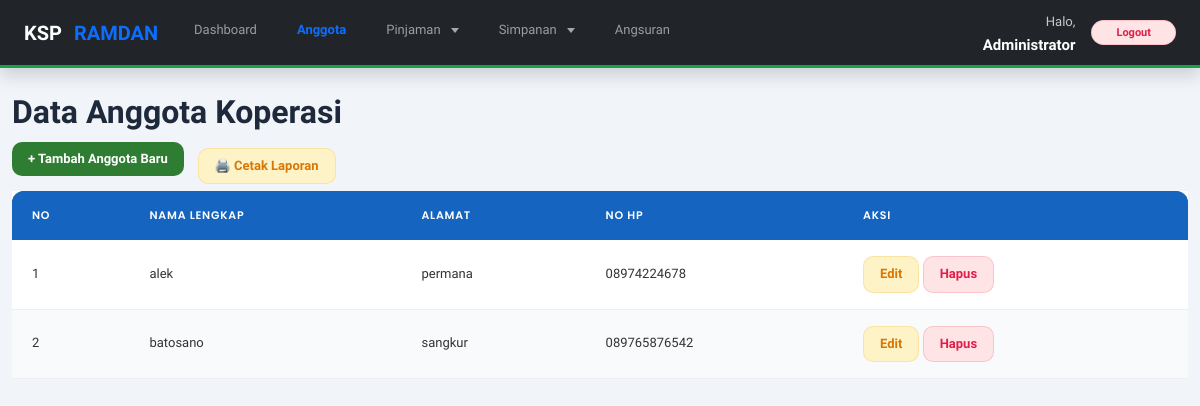
Page /data_anggota.php (signed in) on the earlier database version.
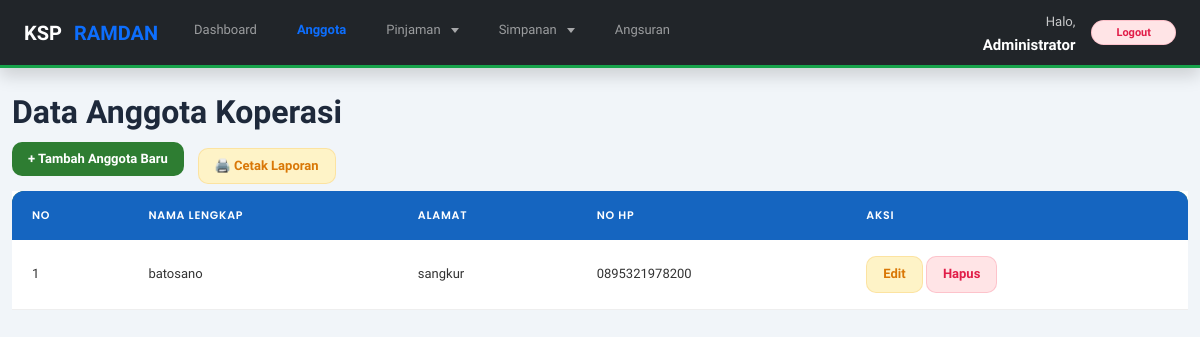
Same page on the later database version.
### tables this page shows
CREATE TABLE `tb_anggota_ramdan` (
  `id_anggota` int(11) NOT NULL,
  `nama` varchar(100) NOT NULL,
  `alamat` text DEFAULT NULL,
  `no_hp` varchar(20) DEFAULT NULL,
  `tanggal_daftar` date NOT NULL
);

### data_anggota.php (the view, shortened to what this page needs)
<!DOCTYPE html>
<html>
<?php
include 'koneksi.php';
$query = mysqli_query($koneksi, "SELECT * FROM tb_anggota_ramdan ORDER BY id_anggota DESC");
include 'header.php';
?>
    <h2>Data Anggota Koperasi</h2>
    <a href="tambah_anggota.php" class="btn" style="margin-bottom: 15px;">+ Tambah Anggota Baru</a>
    <a href="cetak_anggota.php" target="_blank" class="btn btn-warning" style="margin-left: 10px;">🖨️ Cetak Laporan</a>
    <table>
        <thead>
            <tr>
                <th>No</th>
                <th>Nama Lengkap</th>
                <th>Alamat</th>
                <th>No HP</th>
                <th>Aksi</th>
            </tr>
        </thead>
        <tbody>
            <?php
            $no = 1;
            while($data = mysqli_fetch_assoc($query)) {
            ?>
            <tr>
                <td><?php echo $no++; ?></td>
                <td><?php echo $data['nama']; ?></td>
                <td><?php echo $data['alamat']; ?></td>
                <td><?php echo $data['no_hp']; ?></td>
                <td>
                    <a href="edit_anggota.php?id=<?php echo $data['id_anggota']; ?>" class="btn btn-warning">Edit</a>
                    <a href="hapus_anggota.php?id=<?php echo $data['id_anggota']; ?>" class="btn btn-danger" onclick="return confirm('Yakin ingin menghapus data ini?')">Hapus</a>
                </td>
            </tr>
            <?php } ?>
        </tbody>
    </table>
</div>
</body>
</html>

Differences in the rows shown:
removed tb_anggota_ramdan: nama "alek", alamat "permana", no_hp "08974224678"
changed tb_anggota_ramdan "batosano": no_hp "089765876542" → "0895321978200"
